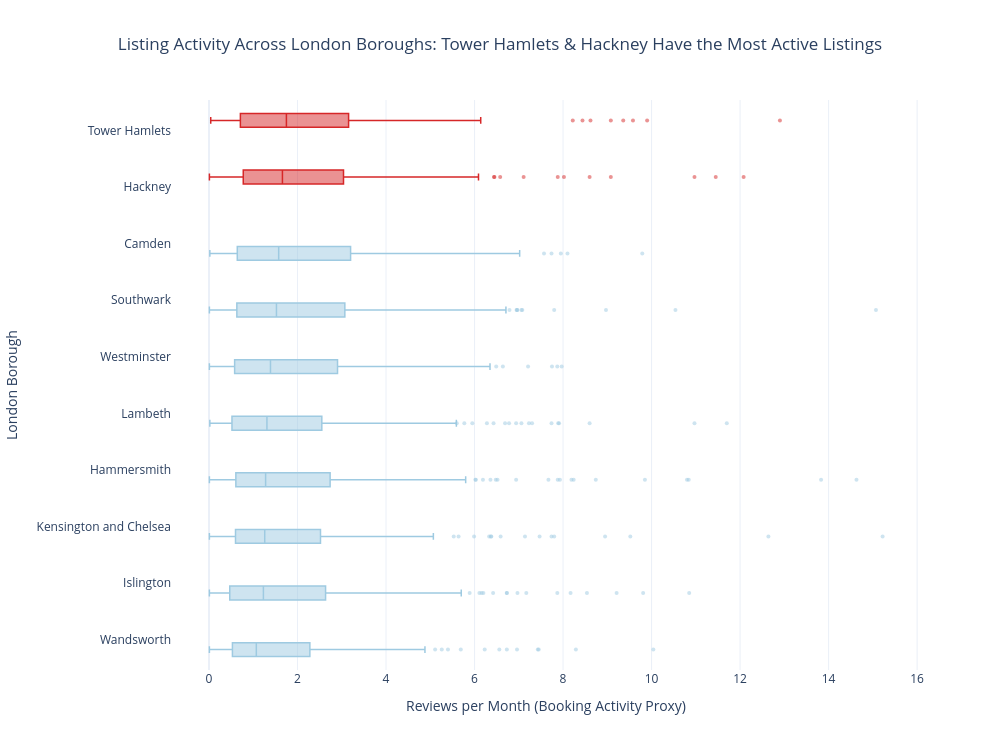

This figure's notebook cell:
### Markdown cell above
## Task 2 — Box plot: listing activity by borough

**What to build:** A **horizontal box plot** comparing listing activity (reviews per month) across London boroughs — reviews per month is a proxy for how frequently a listing is booked.

**Requirements:**
- Horizontal orientation (borough names are long)
- Sorted by median reviews per month (most active at top)
- Highlight the **two most active** boroughs in a different colour
- Outliers shown as individual points
- Insight title naming the two busiest boroughs

> 💡 Some listings have zero reviews — these are new or inactive listings. Filter them out with before plotting

### Code cell
# Task 2
# YOUR CODE HERE
df_active = df[df['reviews_per_month'] > 0].copy()

# Calculate median reviews per month by borough
median_reviews = (
    df_active.groupby('neighbourhood')['reviews_per_month']
    .median()
    .sort_values(ascending=False)
)

# Sort boroughs by median activity
sorted_boroughs = median_reviews.index.tolist()

# Identify top 2 busiest boroughs
top_2 = sorted_boroughs[:2]

# Create color mapping
df_active['highlight'] = df_active['neighbourhood'].apply(
    lambda x: 'Top Boroughs' if x in top_2 else 'Other Boroughs'
)

# Create horizontal box plot
fig = px.box(
    df_active,
    x='reviews_per_month',
    y='neighbourhood',
    color='highlight',
    orientation='h',
    points='outliers',
    category_orders={'neighbourhood': sorted_boroughs},
    color_discrete_map={
        'Top Boroughs': '#d62728',
        'Other Boroughs': '#9ecae1'
    },
    title=f'Listing Activity Across London Boroughs: {top_2[0]} & {top_2[1]} Have the Most Active Listings'
)

# Improve layout
fig.update_layout(
    template='plotly_white',
    height=750,
    width=1000,
    title_x=0.5,
    xaxis_title='Reviews per Month (Booking Activity Proxy)',
    yaxis_title='London Borough',
    legend_title='Highlight',
    showlegend=False
)

# Better readability
fig.update_traces(
    marker=dict(size=4, opacity=0.5),
    line=dict(width=1.5)
)

# Show plot
fig.show()

### Figure 1 — Plotly figure (JSON) as saved in the notebook; plotly's stock layout.template omitted (floating-point values rounded to 4 significant figures; data arrays with more than 128 entries replaced by an {"elided": "..."} marker saying what was removed)
{"data": [{"alignmentgroup": "True", "boxpoints": "outliers", "hovertemplate": "highlight=Other Boroughs<br>reviews_per_month=%{x}<br>neighbourhood=%{y}<extra></extra>", "legendgroup": "Other Boroughs", "line": {"width": 1.5}, "marker": {"color": "#9ecae1", "opacity": 0.5, "size": 4}, "name": "Other Boroughs", "notched": false, "offsetgroup": "Other Boroughs", "orientation": "h", "showlegend": true, "type": "box", "x": {"elided": "1984 float values"}, "x0": " ", "xaxis": "x", "y": {"elided": "1984 str values"}, "y0": " ", "yaxis": "y"}, {"alignmentgroup": "True", "boxpoints": "outliers", "hovertemplate": "highlight=Top Boroughs<br>reviews_per_month=%{x}<br>neighbourhood=%{y}<extra></extra>", "legendgroup": "Top Boroughs", "line": {"width": 1.5}, "marker": {"color": "#d62728", "opacity": 0.5, "size": 4}, "name": "Top Boroughs", "notched": false, "offsetgroup": "Top Boroughs", "orientation": "h", "showlegend": true, "type": "box", "x": {"elided": "511 float values"}, "x0": " ", "xaxis": "x", "y": {"elided": "511 str values"}, "y0": " ", "yaxis": "y"}], "layout": {"boxmode": "group", "height": 750, "legend": {"title": {"text": "Highlight"}, "tracegroupgap": 0}, "showlegend": false, "title": {"text": "Listing Activity Across London Boroughs: Tower Hamlets & Hackney Have the Most Active Listings", "x": 0.5}, "width": 1000, "xaxis": {"anchor": "y", "domain": [0, 1], "title": {"text": "Reviews per Month (Booking Activity Proxy)"}}, "yaxis": {"anchor": "x", "categoryarray": ["Wandsworth", "Islington", "Kensington and Chelsea", "Hammersmith", "Lambeth", "Westminster", "Southwark", "Camden", "Hackney", "Tower Hamlets"], "categoryorder": "array", "domain": [0, 1], "title": {"text": "London Borough"}}}}
